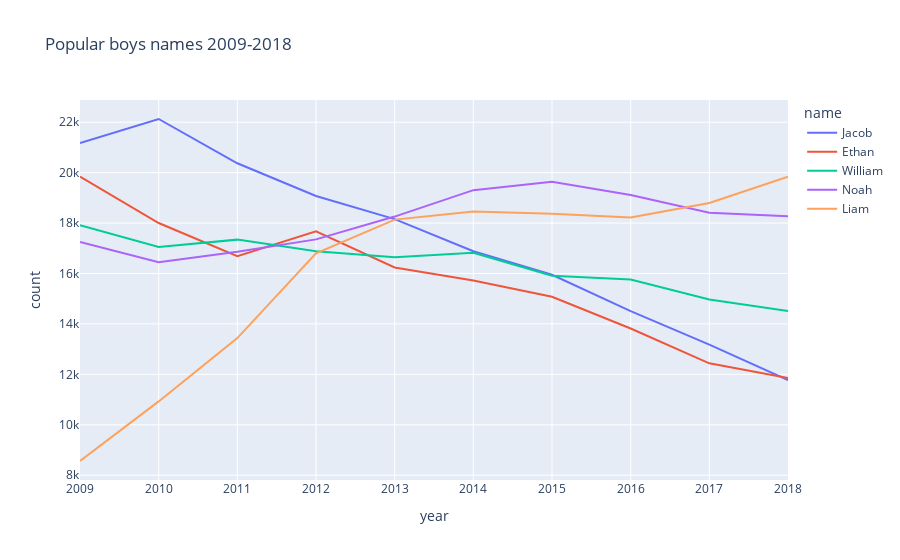

Notebook cell for this chart:
### Code cell
fig = px.line(popular_M_09_18.loc[(popular_M_09_18["name"].isin(['Noah', 'Jacob', 'William', 'Liam', 
'Ethan']))], x="year", y="count", color="name", title="Popular boys names 2009-2018")
fig.show()

### Figure 1 — Plotly figure (JSON) as saved in the notebook; plotly's stock layout.template omitted (floating-point values rounded to 4 significant figures)
{"data": [{"hovertemplate": "name=Jacob<br>year=%{x}<br>count=%{y}<extra></extra>", "legendgroup": "Jacob", "line": {"color": "#636efa", "dash": "solid"}, "marker": {"symbol": "circle"}, "mode": "lines", "name": "Jacob", "orientation": "v", "showlegend": true, "type": "scatter", "x": [2009, 2010, 2011, 2012, 2013, 2014, 2015, 2016, 2017, 2018], "xaxis": "x", "y": [21175, 22127, 20371, 19074, 18158, 16883, 15949, 14510, 13178, 11770], "yaxis": "y"}, {"hovertemplate": "name=Ethan<br>year=%{x}<br>count=%{y}<extra></extra>", "legendgroup": "Ethan", "line": {"color": "#EF553B", "dash": "solid"}, "marker": {"symbol": "circle"}, "mode": "lines", "name": "Ethan", "orientation": "v", "showlegend": true, "type": "scatter", "x": [2009, 2010, 2011, 2012, 2013, 2014, 2015, 2016, 2017, 2018], "xaxis": "x", "y": [19847, 18002, 16684, 17672, 16241, 15724, 15077, 13819, 12439, 11854], "yaxis": "y"}, {"hovertemplate": "name=William<br>year=%{x}<br>count=%{y}<extra></extra>", "legendgroup": "William", "line": {"color": "#00cc96", "dash": "solid"}, "marker": {"symbol": "circle"}, "mode": "lines", "name": "William", "orientation": "v", "showlegend": true, "type": "scatter", "x": [2009, 2010, 2011, 2012, 2013, 2014, 2015, 2016, 2017, 2018], "xaxis": "x", "y": [17918, 17051, 17343, 16885, 16641, 16820, 15909, 15761, 14967, 14516], "yaxis": "y"}, {"hovertemplate": "name=Noah<br>year=%{x}<br>count=%{y}<extra></extra>", "legendgroup": "Noah", "line": {"color": "#ab63fa", "dash": "solid"}, "marker": {"symbol": "circle"}, "mode": "lines", "name": "Noah", "orientation": "v", "showlegend": true, "type": "scatter", "x": [2009, 2010, 2011, 2012, 2013, 2014, 2015, 2016, 2017, 2018], "xaxis": "x", "y": [17247, 16451, 16862, 17353, 18257, 19305, 19635, 19117, 18410, 18267], "yaxis": "y"}, {"hovertemplate": "name=Liam<br>year=%{x}<br>count=%{y}<extra></extra>", "legendgroup": "Liam", "line": {"color": "#FFA15A", "dash": "solid"}, "marker": {"symbol": "circle"}, "mode": "lines", "name": "Liam", "orientation": "v", "showlegend": true, "type": "scatter", "x": [2009, 2010, 2011, 2012, 2013, 2014, 2015, 2016, 2017, 2018], "xaxis": "x", "y": [8564, 10927, 13437, 16804, 18137, 18462, 18374, 18218, 18798, 19837], "yaxis": "y"}], "layout": {"legend": {"title": {"text": "name"}, "tracegroupgap": 0}, "title": {"text": "Popular boys names 2009-2018"}, "xaxis": {"anchor": "y", "domain": [0, 1], "title": {"text": "year"}}, "yaxis": {"anchor": "x", "domain": [0, 1], "title": {"text": "count"}}}}
